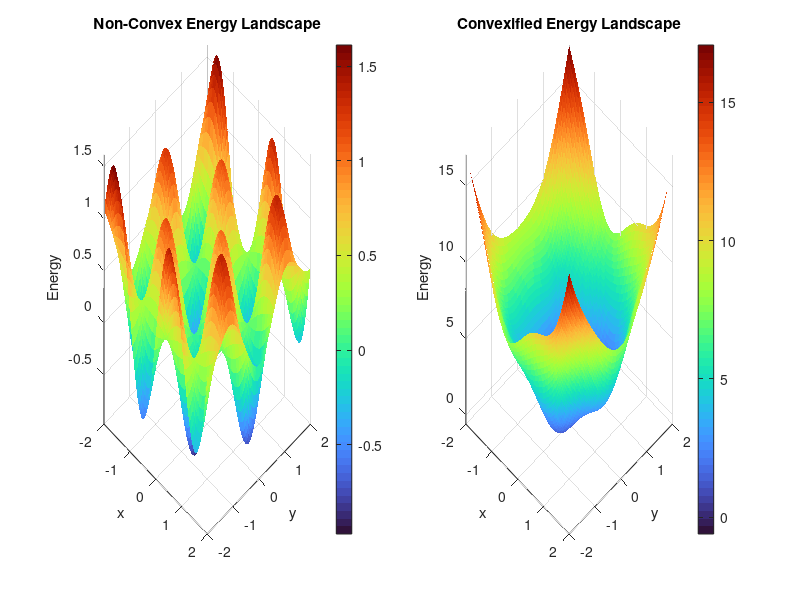

The MATLAB script that drew this image:
% Create a 2D grid for x and y
[x, y] = meshgrid(-2:0.05:2, -2:0.05:2);

% --- 1. Non-convex energy landscape
E1 = sin(3*x).*cos(3*y) + 0.1*(x.^2 + y.^2);

% --- 2. Convexified energy landscape
lambda = 2.0;  % regularization strength
E2 = E1 + lambda * (x.^2 + y.^2);  % L2 convexification

% --- Plotting as 3D surfaces
figure;

subplot(1, 2, 1)
surf(x, y, E1, 'EdgeColor', 'none')  % smooth surface
title('Non-Convex Energy Landscape')
xlabel('x'), ylabel('y'), zlabel('Energy')
colormap turbo
view(45, 30)  % 3D view angle
colorbar
axis tight

subplot(1, 2, 2)
surf(x, y, E2, 'EdgeColor', 'none')
title('Convexified Energy Landscape')
xlabel('x'), ylabel('y'), zlabel('Energy')
colormap turbo
view(45, 30)
colorbar
axis tight
